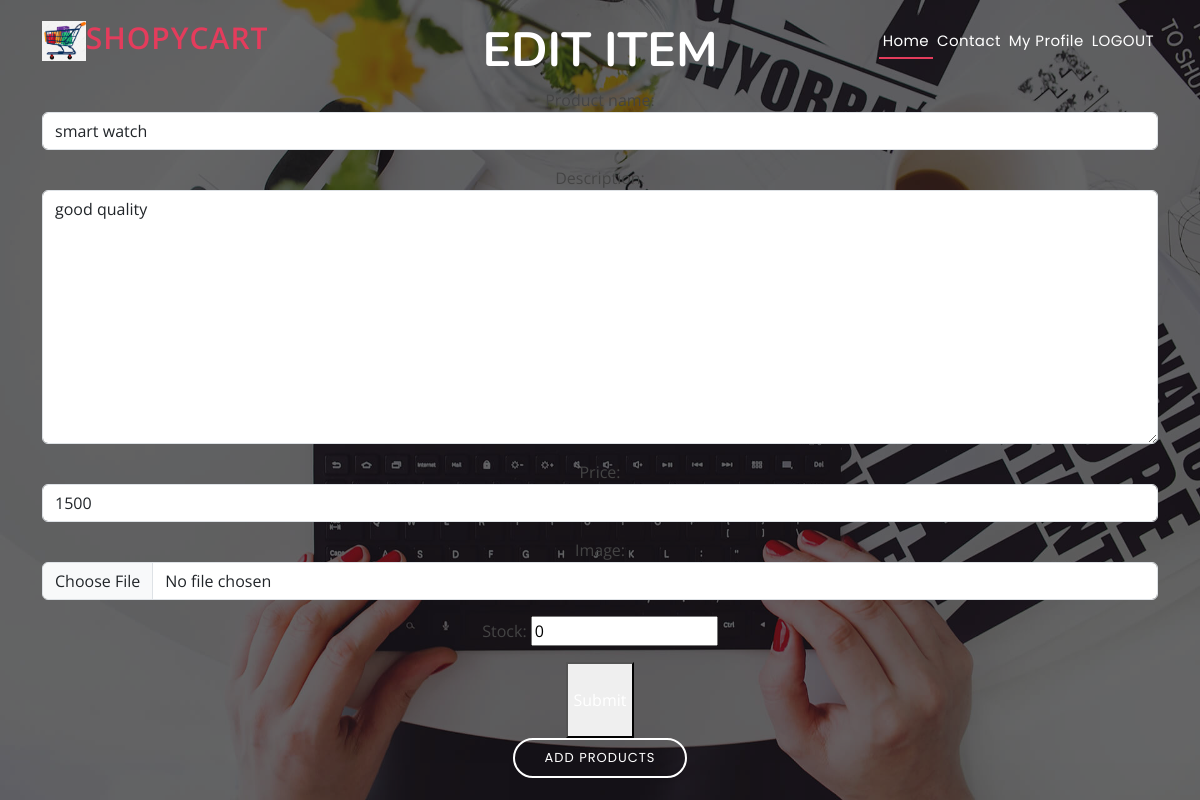
The page /product/12/edit/ (signed in) on the database its author committed.
### ecommerceapp/models.py (models this page shows, shortened)
class Product(models.Model):
    product_name=models.CharField(max_length=100)
    category=models.ForeignKey(Category,on_delete=models.CASCADE)
    brand=models. CharField(max_length=50,null=True)
    price=models.IntegerField(default=0)
    description=models.CharField(max_length=100,null=True)
    image=models.ImageField(upload_to='images/images')
    stock=models.IntegerField(null=True)
    is_sold= models.BooleanField(default=False,null=True)
    created_by = models.ForeignKey(User, related_name='items',on_delete=models.CASCADE,null=True)
    created_at = models.DateTimeField(auto_now_add=True,null=True)

### ecommerceapp/views.py (the view)
# urls.py: path('product/<int:pk>/edit/',views.edit_product, name='product_edit'),
@login_required
def edit_product(request, pk):
    item = get_object_or_404(Product, pk=pk)
    if item.created_by != request.user:
        messages.warning(request, 'Permission denied.')
        return redirect("/")
    if request.method == 'POST':
        form = EditproductForm(request.POST, request.FILES, instance=item)
        if form.is_valid():
            form.save()
            messages.info(request, 'Product has been updated successfully.')
            return redirect('ecommerceapp:product_detail', product_id=item.id)
        else:
            messages.warning(request, 'Something went wrong. Please check the form.')
    else:
        form = EditproductForm(instance=item)
    return render(request, 'edit_pro.html', {
        'form': form,
        'title': 'Edit item',
    })

### ecommerceapp/forms.py
class EditproductForm(forms.ModelForm):
    class Meta:
        model = Product
        fields = ('product_name', 'description', 'price', 'image', 'stock')
        widgets = {
            'product_name': forms.TextInput(attrs={'class': 'form-control'}),
            'description': forms.Textarea(attrs={'class': 'form-control'}),
            'price': forms.NumberInput(attrs={'class': 'form-control'}),
            'image': forms.FileInput(attrs={'class': 'form-control'}),
            'is_sold': forms.CheckboxInput(attrs={'class': 'form-check-input'}),
        }

### templates/edit_pro.html (shortened to what this page needs)
{% extends 'base.html' %}
{% block content %}
<div class="container mx-auto" style="overflow-x: auto;">
   <h1 class="mb-6 text-3xl text-center text-teal-800">{{ title }}</h1>
   <form method="post" action="." enctype="multipart/form-data" class="max-w-lg mx-auto">
    <div class="space-y-4">
       {{ form.as_p }}
    </div>
    <button class="mt-6 py-4 px-8 text-lg bg-teal-500 hover:bg-teal-700 rounded-lg text-white block mx-auto">Submit</button>
   </form>
</div>
{% endblock content %}

### static/assets/css/style.css (style rules this page uses)
body { font-family: "Open Sans", sans-serif; color: #444444; }
h1, h2, h3, h4, h5, h6 { font-family: "Nunito", sans-serif; }
#hero h1 { margin: 0 0 10px 0; font-size: 48px; font-weight: 700; line-height: 56px; text-transform: uppercase; color: #fff; }

### rows shown on the page
Product: product_name "smart watch", description "good quality", price "1500", stock "0"

### other values the page prints
{{ title }} "EDIT ITEM"
